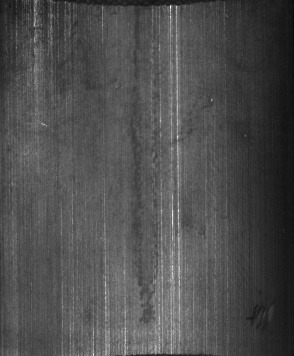
#> input picture data/rgb_defect_samples/MT_Blowhole__exp2_num_291023.jpg, 294 x 356 px
$ python -i normalization.py   (imports and definitions only)   (older library calls are emulated)
#> lines starting #> are read from the running program, lines starting #| are printed output that depends on the picture; after the words box and inside, x2 and y2 are one past the last pixel; in counts of white or black regions, pixels touching at a corner belong together
#> further down, picture is the input picture: shape (356, 294); min 10, max 255, mean 77.9
"""Signal conditioning, hot-strip border masking, and physics tensor construction."""

from __future__ import annotations

from typing import Tuple

import cv2
import numpy as np
from scipy.ndimage import gaussian_filter, median_filter
from scipy.signal import wiener


def mask_hot_strips(
    arr: np.ndarray,
    border_px: int = 4,
    replace_with_interior_median: bool = True,
) -> Tuple[np.ndarray, np.ndarray]:
    """Suppress outer hot-strip / stage-edge artifacts observed in THz CSV scans.

    Returns ``(cleaned_array, interior_mask)`` where ``interior_mask`` is True inside
    the valid sample core.
    """
#> called with border_px = 4, replace_with_interior_median = True
    h, w = arr.shape
#> h = 356; w = 294
    b = min(border_px, max(1, min(h, w) // 8))
#> b = 4
    interior_mask = np.zeros((h, w), dtype=bool)
    interior_mask[b : h - b, b : w - b] = True

    cleaned = arr.astype(np.float32).copy()
    if replace_with_interior_median:
        core_med = float(np.median(cleaned[interior_mask]))
#> core_med = 82
        # Replace outer artifact frame gently by blending or clamping extreme border flares
        p5, p95 = np.percentile(cleaned[interior_mask], [5.0, 95.0])
#> p5 = 32; p95 = 118
        spread = max(float(p95 - p5), 1e-5)
#> spread = 86
        low_clamp = p5 - 0.5 * spread
#> low_clamp = -11
        high_clamp = p95 + 0.5 * spread
#> high_clamp = 161
        border = ~interior_mask
        cleaned[border] = np.clip(cleaned[border], low_clamp, high_clamp)
#> cleaned: shape (356, 294) float32; min 10, max 255, mean 77.9
        # Specifically neutralize the left-edge hot-strip columns (0..b-1)
        cleaned[:, : max(2, b - 1)] = core_med
#> cleaned: shape (356, 294) float32; min 10, max 255, mean 78.1
    return cleaned, interior_mask


def robust_interior_normalize(
    arr: np.ndarray,
    border_px: int = 4,
    use_wiener: bool = True,
) -> Tuple[np.ndarray, dict]:
    """Safely normalize both positive (Cohort A) and signed-negative (Cohort B) scans.

    Avoids raw division by negative medians by shifting and scaling relative to
    interior median and interquartile / percentile spread.
    """
    cleaned, interior_mask = mask_hot_strips(arr, border_px=border_px)
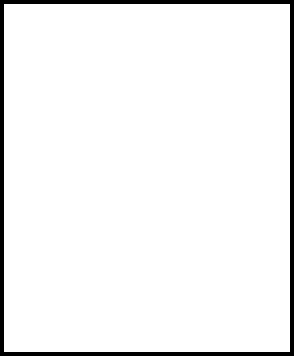
#> interior_mask: shape (356, 294) bool; 95.1% white; 1 black region, box (x1, y1, x2, y2) and area: (0, 0, 294, 356) 5136
    if use_wiener:
        # Adaptive 3x3 Wiener denoising preserves 3-4 mm beam-blurred edges
        w_out = wiener(cleaned, mysize=(3, 3))
        cleaned = np.where(np.isfinite(w_out), w_out, cleaned).astype(np.float32)

    core_vals = cleaned[interior_mask]
    core_med = float(np.median(core_vals))
#> core_med = 83
    p5, p95 = np.percentile(core_vals, [5.0, 95.0])
#> p5 = 32; p95 = 115.8
    scale = max(float(p95 - p5), 1e-4)
#> scale = 83.83

    # Map robust interior span [p5, p95] around [0.15, 0.85] and clip to [0, 1]
    norm = (cleaned - p5) / scale
    norm = np.clip(norm, 0.0, 1.0).astype(np.float32)
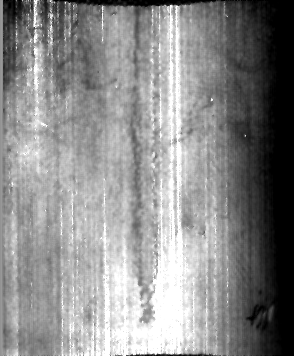
#> norm: shape (356, 294) float32; min 0, max 1, mean 0.546

    stats = {
        "interior_median": core_med,
        "interior_p5": float(p5),
        "interior_p95": float(p95),
        "interior_iqr": float(np.percentile(core_vals, 75.0) - np.percentile(core_vals, 25.0)),
    }
#> stats = {'interior_median': 83, 'interior_p5': 32, 'interior_p95': 115.8, 'interior_iqr': 27.13}
    return norm, stats


def build_physics_tensor(
    arr: np.ndarray,
    border_px: int = 4,
    dog_sigma_small: float = 1.0,
    dog_sigma_large: float = 5.5,
) -> np.ndarray:
    """Build a 3-channel THz physics representation ``(3, H, W)`` in ``[0, 1]``.

    Channels:
      - Ch 0: Robustly normalized THz reflection amplitude.
      - Ch 1: Absolute Local Difference-of-Gaussians (DoG) anomaly map (highlights
        both destructive attenuation dips like 1C/1S and constructive peaks like 3C/3S).
      - Ch 2: Sobel gradient magnitude (captures diffraction-blurred void perimeters).
    """
    norm, _ = robust_interior_normalize(arr, border_px=border_px, use_wiener=True)

    # Local DoG anomaly map computed on cleaned array
    g_small = gaussian_filter(norm, sigma=dog_sigma_small)
    g_large = gaussian_filter(norm, sigma=dog_sigma_large)
    abs_dog = np.abs(g_small - g_large)

    # Suppress border DoG transition caused by hot-strip frame
    _, interior_mask = mask_hot_strips(arr, border_px=border_px + 1, replace_with_interior_median=False)
#> interior_mask: shape (356, 294) bool; 93.9% white; 1 black region, box (x1, y1, x2, y2) and area: (0, 0, 294, 356) 6400
    abs_dog = abs_dog * interior_mask.astype(np.float32)
    dog_max = max(float(np.percentile(abs_dog[interior_mask], 99.5)), 1e-4)
#> dog_max = 0.172
    dog_norm = np.clip(abs_dog / dog_max, 0.0, 1.0).astype(np.float32)
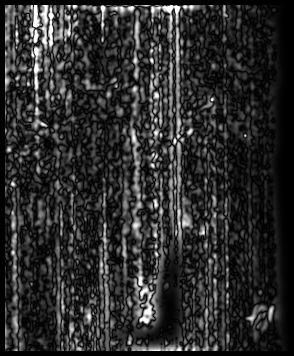
#> dog_norm: shape (356, 294) float32; min 0, max 1, mean 0.176

    # Sobel edge magnitude inside interior
    gx = cv2.Sobel(norm, cv2.CV_32F, 1, 0, ksize=3)
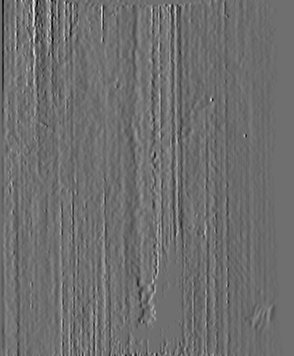
#> gx: shape (356, 294) float32; min -2.51, max 3.24, mean -0.016; drawn with min black and max white
    gy = cv2.Sobel(norm, cv2.CV_32F, 0, 1, ksize=3)
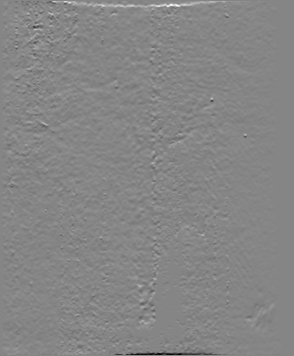
#> gy: shape (356, 294) float32; min -3.68, max 3.34, mean 0.00837; drawn with min black and max white
    grad = np.sqrt(gx * gx + gy * gy) * interior_mask.astype(np.float32)
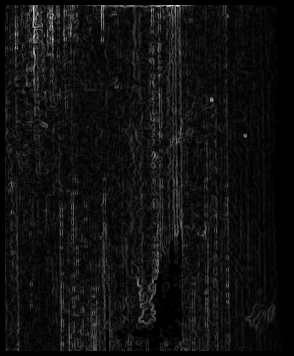
#> grad: shape (356, 294) float32; min 0, max 3.59, mean 0.234; drawn with min black and max white
    grad_max = max(float(np.percentile(grad[interior_mask], 99.5)), 1e-4)
#> grad_max = 1.39
    grad_norm = np.clip(grad / grad_max, 0.0, 1.0).astype(np.float32)
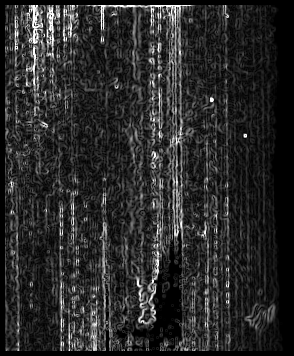
#> grad_norm: shape (356, 294) float32; min 0, max 1, mean 0.167

    return np.stack([norm, dog_norm, grad_norm], axis=0).astype(np.float32)


# [67 lines left out: function extract_reference_mask, not called in this run]

>>> import cv2
>>> picture = cv2.imread('../../data/rgb_defect_samples/MT_Blowhole__exp2_num_291023.jpg', cv2.IMREAD_GRAYSCALE)
>>> result = build_physics_tensor(picture)

$ run again, on data/rgb_defect_samples/MT_Blowhole__exp2_num_36302.jpg
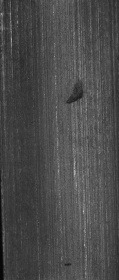
#> input picture data/rgb_defect_samples/MT_Blowhole__exp2_num_36302.jpg, 119 x 280 px
#> picture is the input picture: shape (280, 119); min 3, max 198, mean 74.4
#> in mask_hot_strips, `core_med = float(np.median(cleaned[interior_mask]))`: core_med = 74
#> in mask_hot_strips, `p5, p95 = np.percentile(cleaned[interior_mask], [5.0, 95.0])`: p5 = 54; p95 = 104
#> spread = 50
#> low_clamp = 29
#> high_clamp = 129
#> in robust_interior_normalize, `cleaned, interior_mask = mask_hot_strips(arr, border_px=border_px)`:
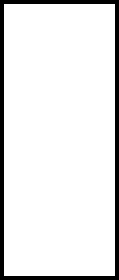
#> interior_mask: shape (280, 119) bool; 90.6% white; 1 black region, box (x1, y1, x2, y2) and area: (0, 0, 119, 280) 3128
#> in robust_interior_normalize, `core_med = float(np.median(core_vals))`: core_med = 75.22
#> in robust_interior_normalize, `p5, p95 = np.percentile(core_vals, [5.0, 95.0])`: p5 = 56.44; p95 = 98.7
#> scale = 42.26
#> stats = {'interior_median': 75.22, 'interior_p5': 56.44, 'interior_p95': 98.7, 'interior_iqr': 23.33}
#> dog_max = 0.325
#> grad_max = 2.54
#> in build_physics_tensor, `grad_norm = np.clip(grad / grad_max, 0.0, 1.0).astype(np.float32)`:
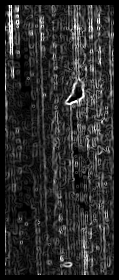
#> grad_norm: shape (280, 119) float32; min 0, max 1, mean 0.174

$ run again, on data/rgb_defect_samples/MT_Blowhole__exp2_num_54273.jpg
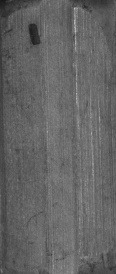
#> input picture data/rgb_defect_samples/MT_Blowhole__exp2_num_54273.jpg, 116 x 274 px
#> picture is the input picture: shape (274, 116); min 21, max 198, mean 100
#> in mask_hot_strips, `core_med = float(np.median(cleaned[interior_mask]))`: core_med = 103
#> in mask_hot_strips, `p5, p95 = np.percentile(cleaned[interior_mask], [5.0, 95.0])`: p5 = 79; p95 = 122
#> spread = 43
#> low_clamp = 57.5
#> high_clamp = 143.5
#> in robust_interior_normalize, `cleaned, interior_mask = mask_hot_strips(arr, border_px=border_px)`:
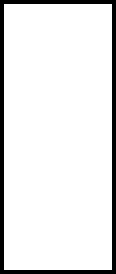
#> interior_mask: shape (274, 116) bool; 90.4% white; 1 black region, box (x1, y1, x2, y2) and area: (0, 0, 116, 274) 3056
#> in robust_interior_normalize, `core_med = float(np.median(core_vals))`: core_med = 103
#> in robust_interior_normalize, `p5, p95 = np.percentile(core_vals, [5.0, 95.0])`: p5 = 81.56; p95 = 118
#> scale = 36.4
#> stats = {'interior_median': 103, 'interior_p5': 81.56, 'interior_p95': 118, 'interior_iqr': 14.7}
#> dog_max = 0.322
#> grad_max = 2.14
#> in build_physics_tensor, `grad_norm = np.clip(grad / grad_max, 0.0, 1.0).astype(np.float32)`:
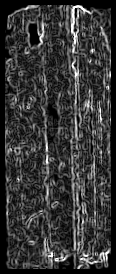
#> grad_norm: shape (274, 116) float32; min 0, max 1, mean 0.216
